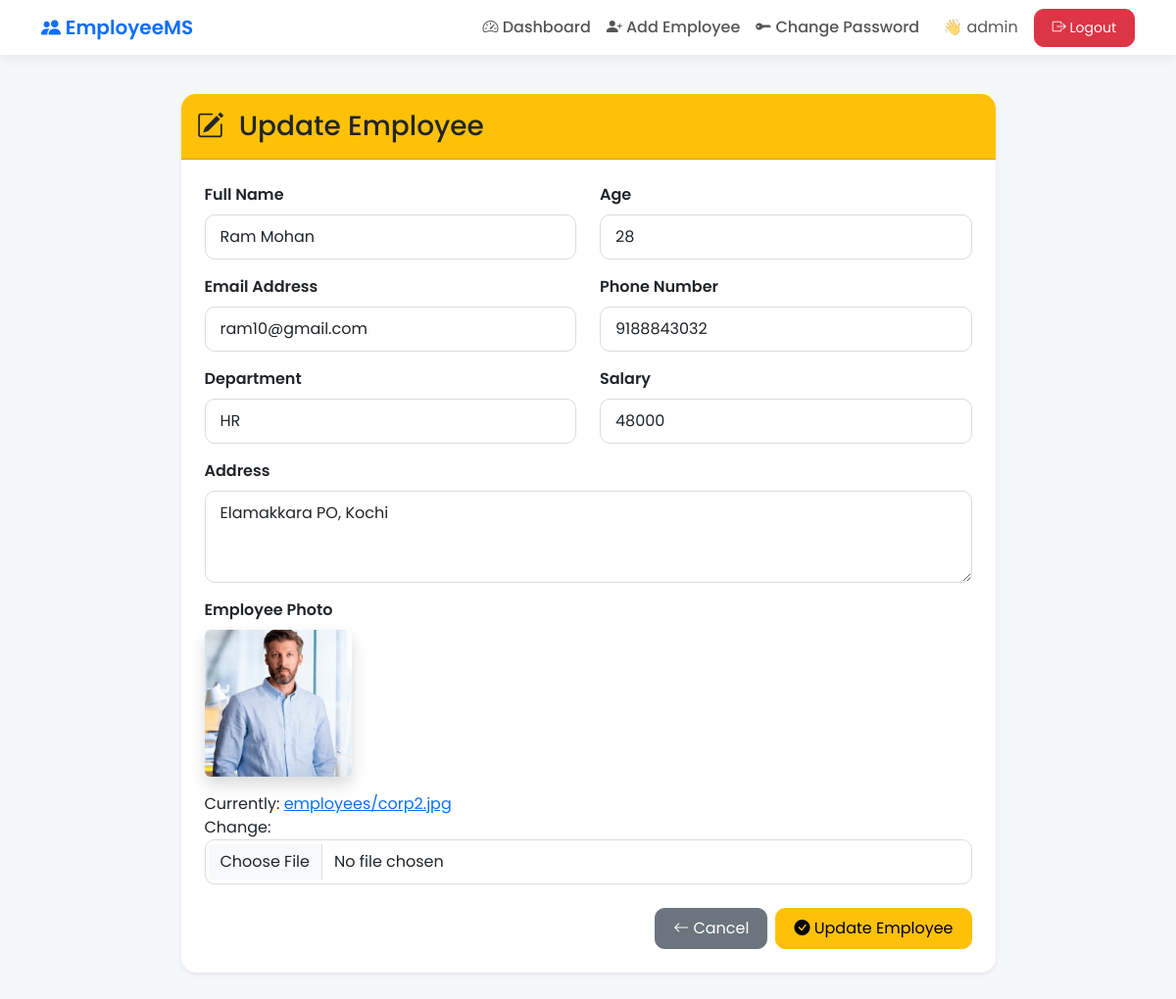
The app's page /update/3/ (signed in) with its own data.
### finalapp/models.py (models this page shows, shortened)
class EmployeeModel(models.Model):
    name = models.CharField(max_length=100)
    age = models.IntegerField()
    email = models.EmailField()
    phone = models.CharField(max_length=20)
    department = models.CharField(max_length=100)
    salary = models.IntegerField()
    address = models.TextField()
    image = models.ImageField(upload_to='employees/')

### finalapp/views.py (the view)
# urls.py: path('update/<int:id>/', views.update_employee, name='update'),
@login_required
def update_employee(request, id):
    employee = get_object_or_404(EmployeeModel, id=id)
    if request.method == "POST":
        form = EmployeeForm(
            request.POST,
            request.FILES,
            instance=employee
        )
        if form.is_valid():
            form.save()
            return redirect('dashboard')
    else:
        form = EmployeeForm(instance=employee)
    return render(request, 'update_employee.html', {
        'form': form
    })

### templates/update_employee.html (shortened to what this page needs)
{% extends 'base.html' %}
{% block content %}
<div class="row justify-content-center">
    <div class="col-lg-9">
        <div class="card shadow-sm">
            <div class="card-header bg-warning text-dark py-3">
                <h3 class="mb-0">
                    <i class="bi bi-pencil-square me-2"></i>
                    Update Employee
                </h3>
            </div>
            <div class="card-body p-4">
                <form method="POST" enctype="multipart/form-data">
                    <div class="row">
                        <div class="col-md-6 mb-3">
                            <label class="form-label fw-semibold">Full Name</label>
                            {{ form.name }}
                        </div>
                        <div class="col-md-6 mb-3">
                            <label class="form-label fw-semibold">Age</label>
                            {{ form.age }}
                        </div>
                        <div class="col-md-6 mb-3">
                            <label class="form-label fw-semibold">Email Address</label>
                            {{ form.email }}
                        </div>
                        <div class="col-md-6 mb-3">
                            <label class="form-label fw-semibold">Phone Number</label>
                            {{ form.phone }}
                        </div>
                        <div class="col-md-6 mb-3">
                            <label class="form-label fw-semibold">Department</label>
                            {{ form.department }}
                        </div>
                        <div class="col-md-6 mb-3">
                            <label class="form-label fw-semibold">Salary</label>
                            {{ form.salary }}
                        </div>
                        <div class="col-12 mb-3">
                            <label class="form-label fw-semibold">Address</label>
                            {{ form.address }}
                        </div>
                        <div class="col-12 mb-4">
                            <label class="form-label fw-semibold">Employee Photo</label>
                            {% if form.instance.image %}
                                <div class="mb-3">
                                    <img src="{{ form.instance.image.url }}"
                                         class="rounded shadow"
                                         style="width:150px;height:150px;object-fit:cover;">
                                </div>
                            {% endif %}
                            {{ form.image }}
                        </div>
                    </div>
                    <div class="d-flex justify-content-end gap-2">
                        <a href="{% url 'dashboard' %}" class="btn btn-secondary">
                            <i class="bi bi-arrow-left"></i>
                            Cancel
                        </a>
                        <button type="submit" class="btn btn-warning">
                            <i class="bi bi-check-circle-fill"></i>
                            Update Employee
                        </button>
                    </div>
                </form>
            </div>
        </div>
    </div>
</div>
{% endblock %}

### templates/base.html (shortened to what this page needs)
<!DOCTYPE html>
<html lang="en">
<head>
    <link href="https://cdn.jsdelivr.net/npm/bootstrap@5.3.3/dist/css/bootstrap.min.css" rel="stylesheet">
    <link rel="stylesheet"
          href="https://cdn.jsdelivr.net/npm/bootstrap-icons@1.11.3/font/bootstrap-icons.min.css">
</head>
<body>
<nav class="navbar navbar-expand-lg">
    <div class="container">
        <a class="navbar-brand" href="{% url 'dashboard' %}">
            <i class="bi bi-people-fill"></i>
            EmployeeMS
        </a>
        <div class="collapse navbar-collapse" id="navbarNav">
            <ul class="navbar-nav ms-auto align-items-lg-center">
                {% if user.is_authenticated %}
                <li class="nav-item">
                    <a class="nav-link" href="{% url 'dashboard' %}">
                        <i class="bi bi-speedometer2"></i>
                        Dashboard
                    </a>
                </li>
                <li class="nav-item">
                    <a class="nav-link" href="{% url 'add_employee' %}">
                        <i class="bi bi-person-plus-fill"></i>
                        Add Employee
                    </a>
                </li>
                <li class="nav-item">
                    <a class="nav-link" href="{% url 'change_password' %}">
                        <i class="bi bi-key-fill"></i>
                        Change Password
                    </a>
                </li>
                <li class="nav-item ms-lg-3">
                    <span class="navbar-text me-3">
                        👋 {{ user.username }}
                    </span>
                </li>
                <li class="nav-item">
                    <a class="btn btn-danger btn-sm"
                       href="{% url 'logout' %}">
                        <i class="bi bi-box-arrow-right"></i>
                        Logout
                    </a>
                </li>
                {% endif %}
            </ul>
        </div>
    </div>
</nav>
<div class="container page-content">
    {% block content %}
    {% endblock %}
</div>
</body>
</html>

### templates/base.html (style rules this page uses)
body { background:#f5f7fb; font-family:'Poppins',sans-serif; }
.navbar { background:#fff !important; box-shadow:0 2px 12px rgba(0,0,0,.08); }
.navbar-brand { font-weight:600; color:#0d6efd !important; }
.nav-link { font-weight:500; color:#555 !important; transition:.3s; }
.page-content { padding-top:40px; padding-bottom:40px; }
.card { border:none; border-radius:15px; box-shadow:0 4px 20px rgba(0,0,0,.08); }
.btn { border-radius:10px; }
.form-control { border-radius:10px; padding:10px 15px; border:1px solid #dcdcdc; }
.card-header { border-radius:15px 15px 0 0 !important; }
.btn { border-radius:10px; padding:8px 18px; }

### records on screen
EmployeeModel: name "Ram Mohan", age "28", email "ram10@gmail.com", phone "9188843032", department "HR", salary "48000", address "Elamakkara PO, Kochi", instance.image (picture)

### other values on screen
{{ user.username }} "admin"
